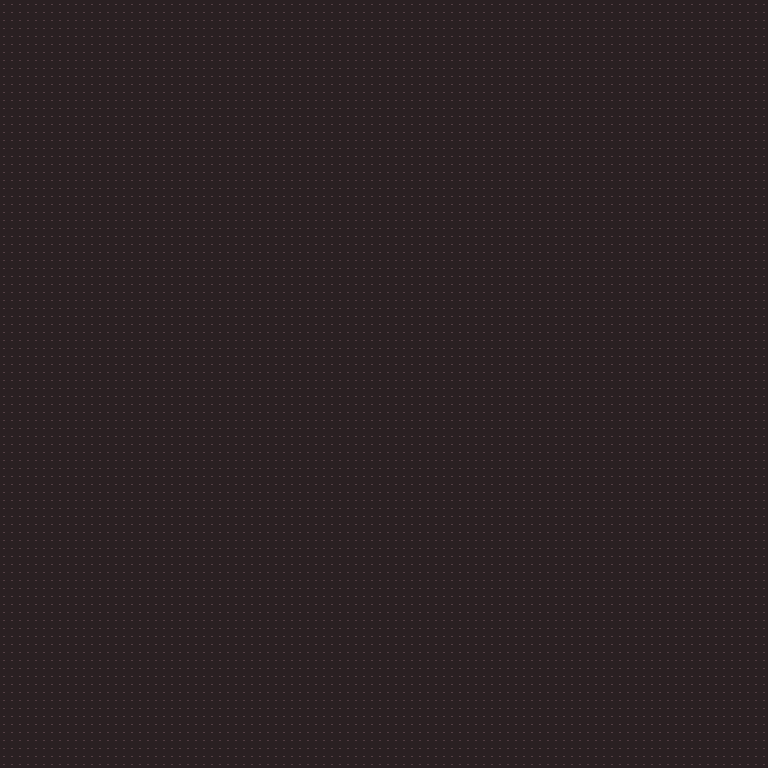

This game map was drawn from its Tiled (.tmx) file and the tilesets committed beside it. A one-line description and the trimmed map source follow:
An orthogonal 96x96 tile map with 8x8 px tiles, 1 tile layer (Tile Layer 1).

<map version="1.2" tiledversion="1.3.3" orientation="orthogonal" renderorder="right-down" width="96" height="96" tilewidth="8" tileheight="8" infinite="0" nextlayerid="2" nextobjectid="1">
 <tileset firstgid="1" source="../tsx/Waste Drudgers.tsx" />
 <layer id="1" name="Tile Layer 1" width="96" height="96">
  <data>[9216 cells, 9216 non-empty, 1 distinct tile ids]</data>
 </layer>
</map>
